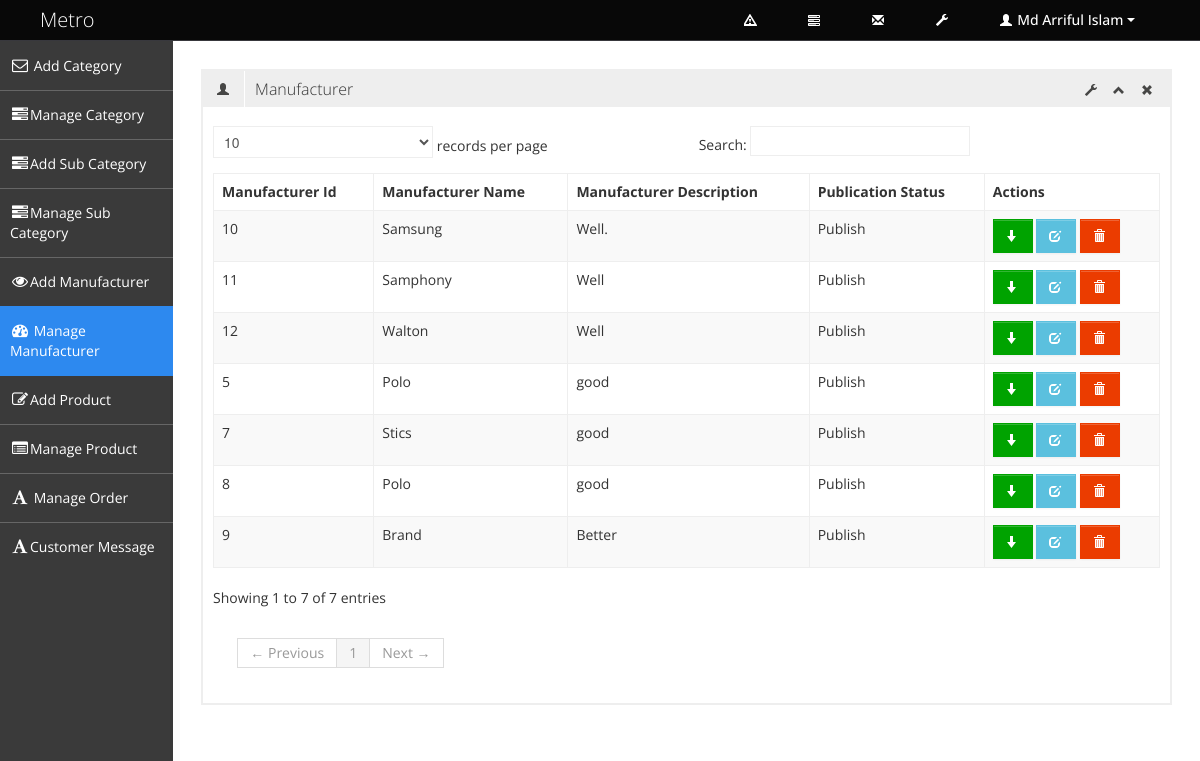
Page /admin/manage_manufacturer.php (signed in) on the committed database.
### tables this page shows
CREATE TABLE `tbl_manufacturer` (
  `manufacturer_id` int(3) NOT NULL,
  `manufacturer_name` varchar(100) NOT NULL,
  `manufacturer_description` text NOT NULL,
  `publication_status` tinyint(1) NOT NULL
);

### admin/manage_manufacturer.php (called while the page is built, shortened)
<?php
     require './admin_master.php';
?>

### classes/super_admin.php (called while the page is built, shortened)
<?php
class Super_admin {
    private $db_connect;
    public function __construct() {
        $host_name = 'localhost';
        $user_name = 'root';
        $password = '';
        $db_name = 'db_ecomerce';
        $this->db_connect = mysqli_connect($host_name, $user_name, $password, $db_name);
    }
    public function select_all_manufacturer() {
        $sql = "SELECT * FROM tbl_manufacturer";
        if (mysqli_query($this->db_connect, $sql)) {
            $query_result = mysqli_query($this->db_connect, $sql);
            return $query_result;
        } else {
            die("Query Problem" . mysqli_error($this->db_connect));
        }
    }
}

### admin/pages/manage_manufacturer_content.php (the view, shortened to what this page needs)
<?php
$query_result = $obj_super_admin->select_all_manufacturer();
?>
<div class="row-fluid sortable">
    <div class="box span12">
        <div class="box-header" data-original-title>
            <h2><i class="halflings-icon user"></i><span class="break"></span>Manufacturer</h2>
            <div class="box-icon">
                <a href="#" class="btn-setting"><i class="halflings-icon wrench"></i></a>
                <a href="#" class="btn-minimize"><i class="halflings-icon chevron-up"></i></a>
                <a href="#" class="btn-close"><i class="halflings-icon remove"></i></a>
            </div>
        </div>
        <div class="box-content">
            <table class="table table-striped table-bordered bootstrap-datatable datatable">
                <thead>
                    <tr>
                        <th>Manufacturer Id</th>
                        <th>Manufacturer Name</th>
                        <th>Manufacturer Description</th>
                        <th>Publication Status</th>
                        <th>Actions</th>
                    </tr>
                </thead>
                <tbody>
                    <?php while ($manufacturer_info = mysqli_fetch_assoc($query_result)) { ?>
                        <tr>
                            <td><?php echo $manufacturer_info['manufacturer_id']; ?></td>
                            <td class="center"><?php echo $manufacturer_info['manufacturer_name']; ?></td>
                            <td class="center"><?php echo $manufacturer_info['manufacturer_description']; ?></td>
                            <td class="center"><?php
                                if ($manufacturer_info['publication_status'] == 1) {
                                    echo 'Publish';
                                } else {
                                    echo 'Unpublish';
                                }
                                ?>
                            </td>
                            <td class="center">
                                <?php if ($manufacturer_info['publication_status'] == 1) { ?>
                                    <a class="btn btn-success" href="?status=unpublish&&id=<?php echo $manufacturer_info['manufacturer_id']; ?>" title="unpublish">
                                        <i class="halflings-icon white arrow-down"></i>
                                    </a>
                                <?php } else { ?>
                                    <a class="btn btn-danger" href="?status=publish&&id=<?php echo $manufacturer_info['manufacturer_id']; ?>" title="publish">
                                        <i class="halflings-icon white arrow-up"></i>
                                    </a>
                                <?php } ?>
                                <a class="btn btn-info" href="edit_manufacturer.php?id=<?php echo $manufacturer_info['manufacturer_id']; ?>" title="Edit">
                                    <i class="halflings-icon white edit"></i>
                                </a>
                                <a class="btn btn-danger" href="?status=delete&&id=<?php echo $manufacturer_info['manufacturer_id']; ?>" title="Delete" onclick="return check_delete_info();">
                                    <i class="halflings-icon white trash"></i>
                                </a>
                            </td>
                        </tr>
                    <?php } ?>
                </tbody>
            </table>
        </div>
    </div>
</div>

### assets/admin_assets/css/style.css (style rules this page uses)
body { background: #F5F5F5; color: #333; border: none; font-family: 'Open Sans', sans-serif; font-weight: 400; }
h2 { font-size: 16px; line-height: 16px; }
.box { border: 2px solid #eee; background: #fff !important; margin-bottom: 28px; }
.box-header { height: 16px; font-size: 16px; line-height: 16px; padding: 10px; background: #eee; -webkit-box-shadow: none; -moz-box-shadow: none; box-shadow: none; overflow: hidden; }
.box-header h2 { float:left; margin-top: 0px; font-weight: 300; }
.box-header h2 i { margin: 0px 3px 0px 4px; opacity: .8; filter: alpha(opacity=80); -ms-filter:"progid:DXImageTransform.Microsoft.Alpha(Opacity=80)"; }
.box-header .box-icon { float:right; margin-top: 1px; }
.box-header .box-icon i { -webkit-transition: all 0.1s ease-in-out; -moz-transition: all 0.1s ease-in-out; -o-transition: all 0.1s ease-in-out; -ms-transition: all 0.1s ease-in-out; transition: all 0.1s ease-in-out; opacity: .8; filter: alpha(opacity=80); -ms-filter:"progid:DXImageTransform.Microsoft.Alpha(Opacity=80)"; }
.box-header .box-icon a { margin: 0px 5px; }
.box-content { position: relative; z-index: 50; margin-top: -1px; padding: 10px; background: #fff !important; }
.btn { display: inline-block; padding: 6px 12px; margin-bottom: 0; font-size: 14px; font-weight: 500; line-height: 20px; text-align: center; white-space: nowrap; vertical-align: middle; cursor: pointer; border: 1px solid #a7a9aa; -webkit-border-radius: 0px !important; border-radius: 0px !important; }
.btn i { margin-top: 2px; }
.btn { color: #ffffff; background-color: #a7a9aa; border-color: #a7a9aa; background-image: none; filter: none; text-shadow: none; }
.btn-danger { background-color: #EB3C00; border-color: #EB3C00; }
.btn-success { background-color: #00A300; border-color: #00A300; }
.btn-info { background-color: #5bc0de; border-color: #5bc0de; }
.table th, .table td { border-top: 1px solid #eee; }
.table-bordered { border-color: #eee; -webkit-border-radius: 0px !important; -moz-border-radius: 0px !important; border-radius: 0px !important; }
.table-bordered th, .table-bordered td { border-left: 1px solid #eee; }
.table-bordered thead:first-child tr:first-child > th:first-child, .table-bordered tbody:first-child tr:first-child > td:first-child, .table-bordered tbody:first-child tr:first-child > th:first-child { -webkit-border-radius: 0px !important; -moz-border-radius: 0px !important; border-radius: 0px !important; }
.table-bordered thead:first-child tr:first-child > th:last-child, .table-bordered tbody:first-child tr:first-child > td:last-child, .table-bordered tbody:first-child tr:first-child > th:last-child { -webkit-border-radius: 0px !important; -moz-border-radius: 0px !important; border-radius: 0px !important; }
.table-bordered thead:last-child tr:last-child > th:first-child, .table-bordered tbody:last-child tr:last-child > td:first-child, .table-bordered tbody:last-child tr:last-child > th:first-child, .table-bordered tfoot:last-child tr:last-child > td:first-child, .table-bordered tfoot:last-child tr:last-child > th:first-child { -webkit-border-radius: 0px !important; -moz-border-radius: 0px !important; border-radius: 0px !important; }
.table-bordered thead:last-child tr:last-child > th:last-child, .table-bordered tbody:last-child tr:last-child > td:last-child, .table-bordered tbody:last-child tr:last-child > th:last-child, .table-bordered tfoot:last-child tr:last-child > td:last-child, .table-bordered tfoot:last-child tr:last-child > th:last-child { -webkit-border-radius: 0px !important; -moz-border-radius: 0px !important; border-radius: 0px !important; }

### assets/admin_assets/css/halflings.css (style rules this page uses)
html, html .halflings { -webkit-font-smoothing: antialiased !important; }
.halflings-icon { display: inline-block; width: 14px; height: 14px; line-height: 14px; vertical-align: text-top; background-image: url(../img/glyphicons_halflings.svg); background-position: 0 0; background-repeat: no-repeat; vertical-align: top; *display: inline; *zoom: 1; *margin-right: .3em; }
.halflings-icon.white { background-image: url(../img/glyphicons_halflings-white.svg); }
.halflings-icon.user { background-position: -168px 0; }
.halflings-icon.remove { background-position: -312px 0; }
.halflings-icon.trash { background-position: -456px 0; }
.halflings-icon.edit { background-position: -96px -72px; }
.halflings-icon.arrow-down { background-position: -312px -96px; }
.halflings-icon.chevron-up { background-position: -288px -120px; }
.halflings-icon.wrench { background-position: -360px -144px; }

### rows in the picture
tbl_manufacturer: manufacturer_id "5", manufacturer_name "Polo", manufacturer_description "good", publication_status "Publish"
tbl_manufacturer: manufacturer_id "7", manufacturer_name "Stics", manufacturer_description "good", publication_status "Publish"
tbl_manufacturer: manufacturer_id "8", manufacturer_name "Polo", manufacturer_description "good", publication_status "Publish"
tbl_manufacturer: manufacturer_id "9", manufacturer_name "Brand", manufacturer_description "Better", publication_status "Publish"
tbl_manufacturer: manufacturer_id "10", manufacturer_name "Samsung", manufacturer_description "Well.", publication_status "Publish"
tbl_manufacturer: manufacturer_id "11", manufacturer_name "Samphony", manufacturer_description "Well", publication_status "Publish"
tbl_manufacturer: manufacturer_id "12", manufacturer_name "Walton", manufacturer_description "Well", publication_status "Publish"

### other values in the picture
$_SESSION['admin_name'] "Md Arriful Islam"
